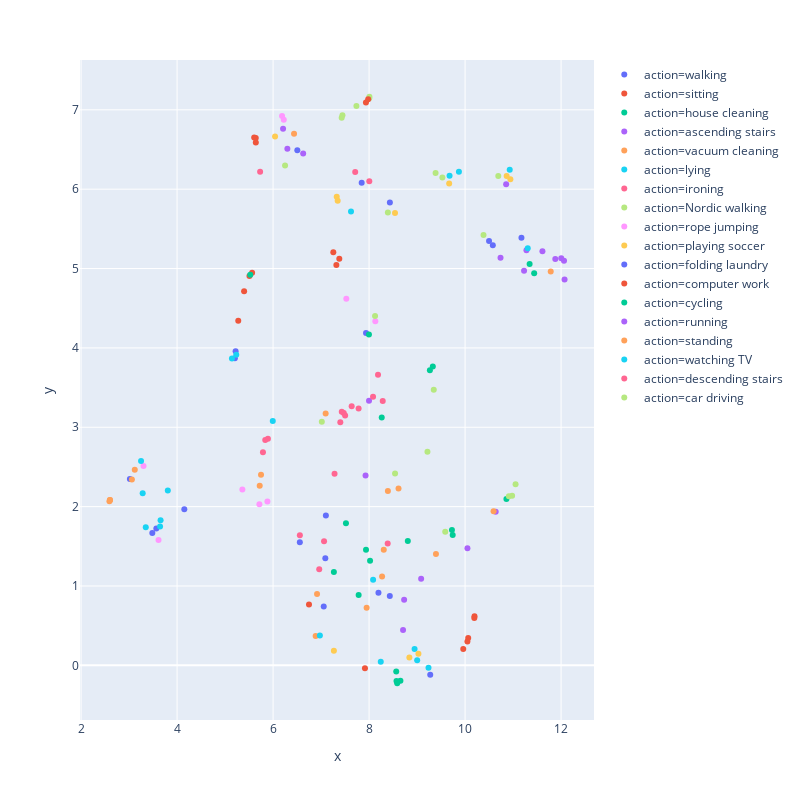

The notebook cell this image was saved under:
### Code cell
umap_simulate(ae_model1, skel_dl, Id2Label)

### Figure 1 — Plotly figure (JSON) as saved in the notebook; plotly's stock layout.template omitted (floating-point values rounded to 4 significant figures)
{"data": [{"hoverlabel": {"namelength": 0}, "hovertemplate": "action=walking<br>x=%{x}<br>y=%{y}", "legendgroup": "action=walking", "marker": {"color": "#636efa", "symbol": "circle"}, "mode": "markers", "name": "action=walking", "showlegend": true, "type": "scatter", "x": [10.58, 11.17, 8.433, 7.937, 8.195, 6.505, 10.5, 8.431, 7.846, 9.274], "xaxis": "x", "y": [5.294, 5.388, 5.833, 4.187, 0.9163, 6.491, 5.347, 0.8734, 6.08, -0.1173], "yaxis": "y"}, {"hoverlabel": {"namelength": 0}, "hovertemplate": "action=sitting<br>x=%{x}<br>y=%{y}", "legendgroup": "action=sitting", "marker": {"color": "#EF553B", "symbol": "circle"}, "mode": "markers", "name": "action=sitting", "showlegend": true, "type": "scatter", "x": [6.748, 5.606, 5.397, 5.64, 5.274, 7.255, 5.508, 5.639, 5.563], "xaxis": "x", "y": [0.7656, 6.652, 4.714, 6.588, 4.341, 5.205, 4.907, 6.645, 4.946], "yaxis": "y"}, {"hoverlabel": {"namelength": 0}, "hovertemplate": "action=house cleaning<br>x=%{x}<br>y=%{y}", "legendgroup": "action=house cleaning", "marker": {"color": "#00cc96", "symbol": "circle"}, "mode": "markers", "name": "action=house cleaning", "showlegend": true, "type": "scatter", "x": [9.742, 8.021, 10.86, 8.264, 11.34, 9.726, 7.997, 11.44, 7.936, 7.518], "xaxis": "x", "y": [1.643, 1.319, 2.095, 3.124, 5.056, 1.706, 4.168, 4.94, 1.456, 1.79], "yaxis": "y"}, {"hoverlabel": {"namelength": 0}, "hovertemplate": "action=ascending stairs<br>x=%{x}<br>y=%{y}", "legendgroup": "action=ascending stairs", "marker": {"color": "#ab63fa", "symbol": "circle"}, "mode": "markers", "name": "action=ascending stairs", "showlegend": true, "type": "scatter", "x": [7.926, 6.208, 9.085, 8.707, 10.05, 10.64, 8.73, 6.297, 12.07], "xaxis": "x", "y": [2.393, 6.763, 1.091, 0.4464, 1.475, 1.936, 0.8283, 6.509, 4.862], "yaxis": "y"}, {"hoverlabel": {"namelength": 0}, "hovertemplate": "action=vacuum cleaning<br>x=%{x}<br>y=%{y}", "legendgroup": "action=vacuum cleaning", "marker": {"color": "#FFA15A", "symbol": "circle"}, "mode": "markers", "name": "action=vacuum cleaning", "showlegend": true, "type": "scatter", "x": [6.437, 6.887, 7.095, 8.306, 11.78, 8.392, 9.393, 8.271, 10.59, 8.614], "xaxis": "x", "y": [6.699, 0.3701, 3.173, 1.458, 4.963, 2.197, 1.404, 1.119, 1.943, 2.229], "yaxis": "y"}, {"hoverlabel": {"namelength": 0}, "hovertemplate": "action=lying<br>x=%{x}<br>y=%{y}", "legendgroup": "action=lying", "marker": {"color": "#19d3f3", "symbol": "circle"}, "mode": "markers", "name": "action=lying", "showlegend": true, "type": "scatter", "x": [8.243, 7.623, 9.238, 9.002, 9.872, 9.677, 5.994, 8.948, 10.93, 6.975], "xaxis": "x", "y": [0.04484, 5.719, -0.02875, 0.06343, 6.22, 6.171, 3.08, 0.2071, 6.245, 0.3755], "yaxis": "y"}, {"hoverlabel": {"namelength": 0}, "hovertemplate": "action=ironing<br>x=%{x}<br>y=%{y}", "legendgroup": "action=ironing", "marker": {"color": "#FF6692", "symbol": "circle"}, "mode": "markers", "name": "action=ironing", "showlegend": true, "type": "scatter", "x": [7.062, 5.837, 8.005, 8.388, 6.961, 6.558, 5.789, 5.73, 7.711, 5.893], "xaxis": "x", "y": [1.563, 2.839, 6.101, 1.536, 1.212, 1.639, 2.685, 6.221, 6.217, 2.856], "yaxis": "y"}, {"hoverlabel": {"namelength": 0}, "hovertemplate": "action=Nordic walking<br>x=%{x}<br>y=%{y}", "legendgroup": "action=Nordic walking", "marker": {"color": "#B6E880", "symbol": "circle"}, "mode": "markers", "name": "action=Nordic walking", "showlegend": true, "type": "scatter", "x": [8.003, 7.736, 9.528, 9.216, 6.249, 7.446, 8.007, 9.348, 10.69, 7.429], "xaxis": "x", "y": [7.147, 7.048, 6.146, 2.69, 6.3, 6.93, 7.165, 3.472, 6.167, 6.9], "yaxis": "y"}, {"hoverlabel": {"namelength": 0}, "hovertemplate": "action=rope jumping<br>x=%{x}<br>y=%{y}", "legendgroup": "action=rope jumping", "marker": {"color": "#FF97FF", "symbol": "circle"}, "mode": "markers", "name": "action=rope jumping", "showlegend": true, "type": "scatter", "x": [8.13, 6.187, 5.882, 5.715, 5.36, 6.223, 3.301, 7.526, 3.613], "xaxis": "x", "y": [4.335, 6.922, 2.065, 2.031, 2.217, 6.876, 2.513, 4.618, 1.581], "yaxis": "y"}, {"hoverlabel": {"namelength": 0}, "hovertemplate": "action=playing soccer<br>x=%{x}<br>y=%{y}", "legendgroup": "action=playing soccer", "marker": {"color": "#FECB52", "symbol": "circle"}, "mode": "markers", "name": "action=playing soccer", "showlegend": true, "type": "scatter", "x": [9.028, 6.042, 8.84, 10.94, 7.326, 7.267, 10.87, 9.669, 7.346, 8.54], "xaxis": "x", "y": [0.1478, 6.664, 0.09777, 6.126, 5.905, 0.1825, 6.168, 6.072, 5.856, 5.701], "yaxis": "y"}, {"hoverlabel": {"namelength": 0}, "hovertemplate": "action=folding laundry<br>x=%{x}<br>y=%{y}", "legendgroup": "action=folding laundry", "marker": {"color": "#636efa", "symbol": "circle"}, "mode": "markers", "name": "action=folding laundry", "showlegend": true, "type": "scatter", "x": [7.1, 5.204, 4.151, 7.088, 3.484, 7.055, 3.017, 6.558, 5.219, 3.568], "xaxis": "x", "y": [1.889, 3.869, 1.968, 1.349, 1.669, 0.743, 2.348, 1.55, 3.959, 1.725], "yaxis": "y"}, {"hoverlabel": {"namelength": 0}, "hovertemplate": "action=computer work<br>x=%{x}<br>y=%{y}", "legendgroup": "action=computer work", "marker": {"color": "#EF553B", "symbol": "circle"}, "mode": "markers", "name": "action=computer work", "showlegend": true, "type": "scatter", "x": [10.2, 7.318, 7.38, 10.19, 7.935, 7.981, 10.07, 10.05, 9.962, 7.914], "xaxis": "x", "y": [0.6201, 5.045, 5.125, 0.5979, 7.092, 7.133, 0.3432, 0.3004, 0.2069, -0.03514], "yaxis": "y"}, {"hoverlabel": {"namelength": 0}, "hovertemplate": "action=cycling<br>x=%{x}<br>y=%{y}", "legendgroup": "action=cycling", "marker": {"color": "#00cc96", "symbol": "circle"}, "mode": "markers", "name": "action=cycling", "showlegend": true, "type": "scatter", "x": [7.783, 8.653, 8.586, 8.807, 8.566, 9.328, 7.267, 5.524, 9.267, 8.571], "xaxis": "x", "y": [0.8856, -0.195, -0.2254, 1.566, -0.07624, 3.767, 1.176, 4.922, 3.719, -0.1956], "yaxis": "y"}, {"hoverlabel": {"namelength": 0}, "hovertemplate": "action=running<br>x=%{x}<br>y=%{y}", "legendgroup": "action=running", "marker": {"color": "#ab63fa", "symbol": "circle"}, "mode": "markers", "name": "action=running", "showlegend": true, "type": "scatter", "x": [10.86, 6.627, 12.06, 12.0, 11.61, 7.999, 11.23, 10.74, 11.88, 11.28], "xaxis": "x", "y": [6.064, 6.449, 5.098, 5.131, 5.219, 3.335, 4.973, 5.137, 5.119, 5.232], "yaxis": "y"}, {"hoverlabel": {"namelength": 0}, "hovertemplate": "action=standing<br>x=%{x}<br>y=%{y}", "legendgroup": "action=standing", "marker": {"color": "#FFA15A", "symbol": "circle"}, "mode": "markers", "name": "action=standing", "showlegend": true, "type": "scatter", "x": [2.601, 2.591, 3.059, 2.602, 6.916, 7.949, 5.749, 5.722, 3.119], "xaxis": "x", "y": [2.083, 2.067, 2.341, 2.082, 0.9, 0.7244, 2.402, 2.264, 2.466], "yaxis": "y"}, {"hoverlabel": {"namelength": 0}, "hovertemplate": "action=watching TV<br>x=%{x}<br>y=%{y}", "legendgroup": "action=watching TV", "marker": {"color": "#19d3f3", "symbol": "circle"}, "mode": "markers", "name": "action=watching TV", "showlegend": true, "type": "scatter", "x": [11.31, 3.348, 3.283, 3.807, 3.656, 5.143, 3.249, 5.233, 8.084, 3.646], "xaxis": "x", "y": [5.255, 1.739, 2.17, 2.202, 1.827, 3.865, 2.575, 3.913, 1.079, 1.749], "yaxis": "y"}, {"hoverlabel": {"namelength": 0}, "hovertemplate": "action=descending stairs<br>x=%{x}<br>y=%{y}", "legendgroup": "action=descending stairs", "marker": {"color": "#FF6692", "symbol": "circle"}, "mode": "markers", "name": "action=descending stairs", "showlegend": true, "type": "scatter", "x": [7.281, 8.285, 7.472, 7.501, 7.637, 8.186, 7.401, 7.431, 7.782, 8.083], "xaxis": "x", "y": [2.415, 3.331, 3.18, 3.149, 3.265, 3.662, 3.064, 3.196, 3.237, 3.385], "yaxis": "y"}, {"hoverlabel": {"namelength": 0}, "hovertemplate": "action=car driving<br>x=%{x}<br>y=%{y}", "legendgroup": "action=car driving", "marker": {"color": "#B6E880", "symbol": "circle"}, "mode": "markers", "name": "action=car driving", "showlegend": true, "type": "scatter", "x": [9.386, 10.91, 8.541, 9.587, 8.125, 7.015, 8.392, 10.38, 10.98, 11.05], "xaxis": "x", "y": [6.204, 2.13, 2.418, 1.682, 4.404, 3.07, 5.705, 5.424, 2.136, 2.281], "yaxis": "y"}], "layout": {"height": 800, "legend": {"tracegroupgap": 0}, "margin": {"t": 60}, "width": 800, "xaxis": {"anchor": "y", "domain": [0, 1], "title": {"text": "x"}}, "yaxis": {"anchor": "x", "domain": [0, 1], "title": {"text": "y"}}}}
